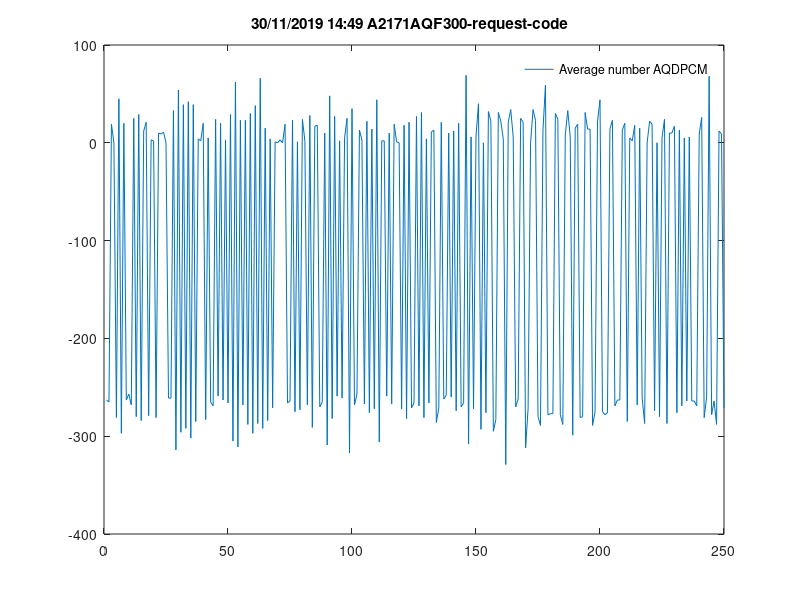

The MATLAB script that drew this image:
time = [-263 -265 19 0 -281 45 -297 20 -263 -257 -268 25 -280 29 -284 12 21 -279 3 2 -281 10 9 11 0 -261 -261 33 -314 54 -296 39 -292 42 -302 39 -285 4 2 20 -283 5 -265 -269 24 -259 20 -263 3 -266 29 -305 62 -311 23 -268 23 -288 30 -297 38 -287 66 -292 15 -284 4 -271 1 0 3 0 19 -266 -264 23 -275 1 -273 24 2 -268 28 -291 17 18 -270 -265 10 -309 48 -282 27 -259 2 -261 5 25 -317 35 -268 -257 13 3 -267 22 -276 14 -272 44 -306 2 2 -259 10 -267 19 1 0 -272 18 -282 21 -271 -266 27 -269 31 -281 4 -266 11 13 -286 -271 21 -262 -258 10 -260 12 -274 20 -270 -266 69 -308 6 -272 7 40 -293 0 -276 32 22 -295 -283 31 22 4 -329 21 34 6 -270 -262 25 21 -312 -272 0 34 23 -280 -289 13 59 -278 -277 -277 30 24 -278 -288 8 33 6 -299 15 19 -281 -280 31 14 14 -289 -275 22 44 -275 -278 -276 14 23 -269 -263 -263 13 20 -285 5 2 18 -268 15 -261 -287 0 22 19 -274 0 -280 5 24 -287 10 10 17 -276 13 -269 5 -264 6 -264 -264 -269 9 26 -281 -260 68 -278 -264 -288 12 9 -271 11 30 -262 -286 -274 36 1 4 -273 -279 27 8 -264 -293 26 11 -268 26 -273 -258 -269 0 5 40 -286 2 -274 0 7 5 6 -260 -267 3 -257 15 9 -270 -270 -266 33 -266 -269 7 8 -260 0 -260 6 23 ];
run=[];
for i=1:1:250
run=[run time(i)];
end
plot(run);
title(['30/11/2019 14:49 A2171AQF300-request-code  '])
legend('Average number AQDPCM')
legend boxoff